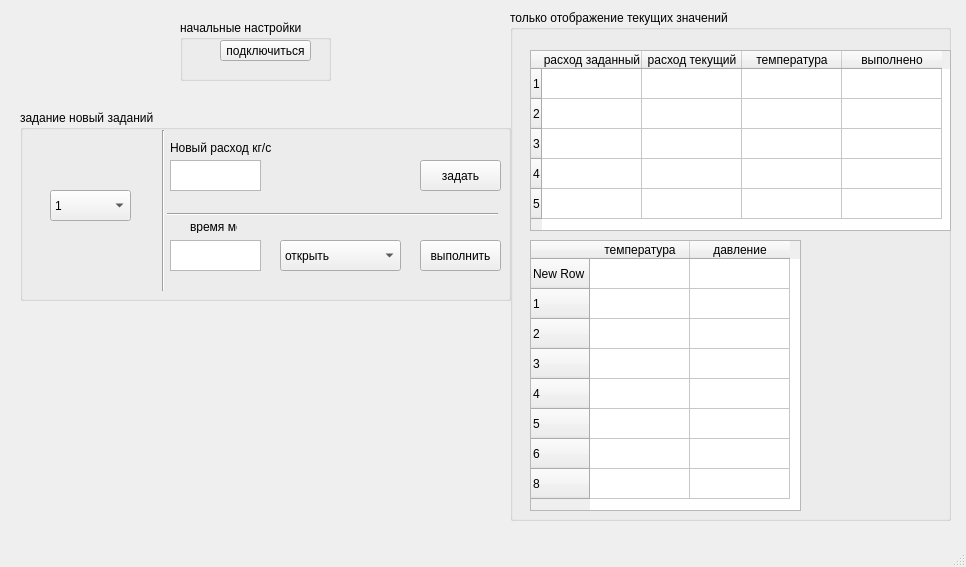
<?xml version="1.0" encoding="UTF-8"?>
<ui version="4.0">
 <class>MainWindow</class>
 <widget class="QMainWindow" name="MainWindow">
  <property name="geometry">
   <rect>
    <x>0</x>
    <y>0</y>
    <width>966</width>
    <height>567</height>
   </rect>
  </property>
  <property name="windowTitle">
   <string>MainWindow</string>
  </property>
  <widget class="QWidget" name="centralwidget">
   <widget class="QGroupBox" name="groupBox">
    <property name="geometry">
     <rect>
      <x>180</x>
      <y>20</y>
      <width>151</width>
      <height>61</height>
     </rect>
    </property>
    <property name="title">
     <string>начальные настройки</string>
    </property>
    <widget class="QPushButton" name="connect">
     <property name="geometry">
      <rect>
       <x>40</x>
       <y>20</y>
       <width>91</width>
       <height>21</height>
      </rect>
     </property>
     <property name="text">
      <string>подключиться</string>
     </property>
    </widget>
   </widget>
   <widget class="QGroupBox" name="groupBox_2">
    <property name="geometry">
     <rect>
      <x>510</x>
      <y>10</y>
      <width>441</width>
      <height>511</height>
     </rect>
    </property>
    <property name="title">
     <string>только отображение текущих значений</string>
    </property>
    <widget class="QTableWidget" name="tableWidget">
     <property name="geometry">
      <rect>
       <x>20</x>
       <y>40</y>
       <width>421</width>
       <height>181</height>
      </rect>
     </property>
     <row>
      <property name="text">
       <string>1</string>
      </property>
     </row>
     <row>
      <property name="text">
       <string>2</string>
      </property>
     </row>
     <row>
      <property name="text">
       <string>3</string>
      </property>
     </row>
     <row>
      <property name="text">
       <string>4</string>
      </property>
     </row>
     <row>
      <property name="text">
       <string>5</string>
      </property>
     </row>
     <column>
      <property name="text">
       <string>расход заданный</string>
      </property>
     </column>
     <column>
      <property name="text">
       <string>расход текущий</string>
      </property>
     </column>
     <column>
      <property name="text">
       <string>температура</string>
      </property>
     </column>
     <column>
      <property name="text">
       <string>выполнено</string>
      </property>
     </column>
    </widget>
    <widget class="QTableWidget" name="tableWidget_2">
     <property name="geometry">
      <rect>
       <x>20</x>
       <y>230</y>
       <width>271</width>
       <height>271</height>
      </rect>
     </property>
     <row>
      <property name="text">
       <string>New Row</string>
      </property>
     </row>
     <row>
      <property name="text">
       <string>1</string>
      </property>
     </row>
     <row>
      <property name="text">
       <string>2</string>
      </property>
     </row>
     <row>
      <property name="text">
       <string>3</string>
      </property>
     </row>
     <row>
      <property name="text">
       <string>4</string>
      </property>
     </row>
     <row>
      <property name="text">
       <string>5</string>
      </property>
     </row>
     <row>
      <property name="text">
       <string>6</string>
      </property>
     </row>
     <row>
      <property name="text">
       <string>8</string>
      </property>
     </row>
     <column>
      <property name="text">
       <string>температура</string>
      </property>
     </column>
     <column>
      <property name="text">
       <string>давление</string>
      </property>
     </column>
    </widget>
   </widget>
   <widget class="QGroupBox" name="groupBox_3">
    <property name="geometry">
     <rect>
      <x>20</x>
      <y>110</y>
      <width>491</width>
      <height>191</height>
     </rect>
    </property>
    <property name="title">
     <string>задание новый заданий</string>
    </property>
    <widget class="QComboBox" name="device_num">
     <property name="geometry">
      <rect>
       <x>30</x>
       <y>80</y>
       <width>81</width>
       <height>31</height>
      </rect>
     </property>
     <item>
      <property name="text">
       <string>1</string>
      </property>
     </item>
     <item>
      <property name="text">
       <string>2</string>
      </property>
     </item>
     <item>
      <property name="text">
       <string>3</string>
      </property>
     </item>
     <item>
      <property name="text">
       <string>4</string>
      </property>
     </item>
     <item>
      <property name="text">
       <string>5</string>
      </property>
     </item>
    </widget>
    <widget class="QTextEdit" name="new_q">
     <property name="geometry">
      <rect>
       <x>150</x>
       <y>50</y>
       <width>91</width>
       <height>31</height>
      </rect>
     </property>
    </widget>
    <widget class="QLabel" name="label">
     <property name="geometry">
      <rect>
       <x>150</x>
       <y>30</y>
       <width>101</width>
       <height>16</height>
      </rect>
     </property>
     <property name="text">
      <string>Новый расход кг/с</string>
     </property>
    </widget>
    <widget class="QPushButton" name="set_new_q">
     <property name="geometry">
      <rect>
       <x>400</x>
       <y>50</y>
       <width>81</width>
       <height>31</height>
      </rect>
     </property>
     <property name="text">
      <string>задать</string>
     </property>
    </widget>
    <widget class="QPushButton" name="set_q_to_t">
     <property name="geometry">
      <rect>
       <x>400</x>
       <y>130</y>
       <width>81</width>
       <height>31</height>
      </rect>
     </property>
     <property name="text">
      <string>выполнить</string>
     </property>
    </widget>
    <widget class="QComboBox" name="comboBox_open_close">
     <property name="geometry">
      <rect>
       <x>260</x>
       <y>130</y>
       <width>121</width>
       <height>31</height>
      </rect>
     </property>
     <item>
      <property name="text">
       <string>открыть</string>
      </property>
     </item>
     <item>
      <property name="text">
       <string>закрыть</string>
      </property>
     </item>
     <item>
      <property name="text">
       <string>закрыть полностью</string>
      </property>
     </item>
    </widget>
    <widget class="QTextEdit" name="time_new">
     <property name="geometry">
      <rect>
       <x>150</x>
       <y>130</y>
       <width>91</width>
       <height>31</height>
      </rect>
     </property>
    </widget>
    <widget class="Line" name="line">
     <property name="geometry">
      <rect>
       <x>133</x>
       <y>20</y>
       <width>20</width>
       <height>161</height>
      </rect>
     </property>
     <property name="orientation">
      <enum>Qt::Vertical</enum>
     </property>
    </widget>
    <widget class="Line" name="line_2">
     <property name="geometry">
      <rect>
       <x>147</x>
       <y>79</y>
       <width>331</width>
       <height>51</height>
      </rect>
     </property>
     <property name="orientation">
      <enum>Qt::Horizontal</enum>
     </property>
    </widget>
    <widget class="QLabel" name="label_2">
     <property name="geometry">
      <rect>
       <x>170</x>
       <y>110</y>
       <width>47</width>
       <height>13</height>
      </rect>
     </property>
     <property name="text">
      <string>время мс</string>
     </property>
    </widget>
   </widget>
  </widget>
  <widget class="QMenuBar" name="menubar">
   <property name="geometry">
    <rect>
     <x>0</x>
     <y>0</y>
     <width>966</width>
     <height>21</height>
    </rect>
   </property>
  </widget>
  <widget class="QStatusBar" name="statusbar"/>
 </widget>
 <resources/>
 <connections/>
</ui>
